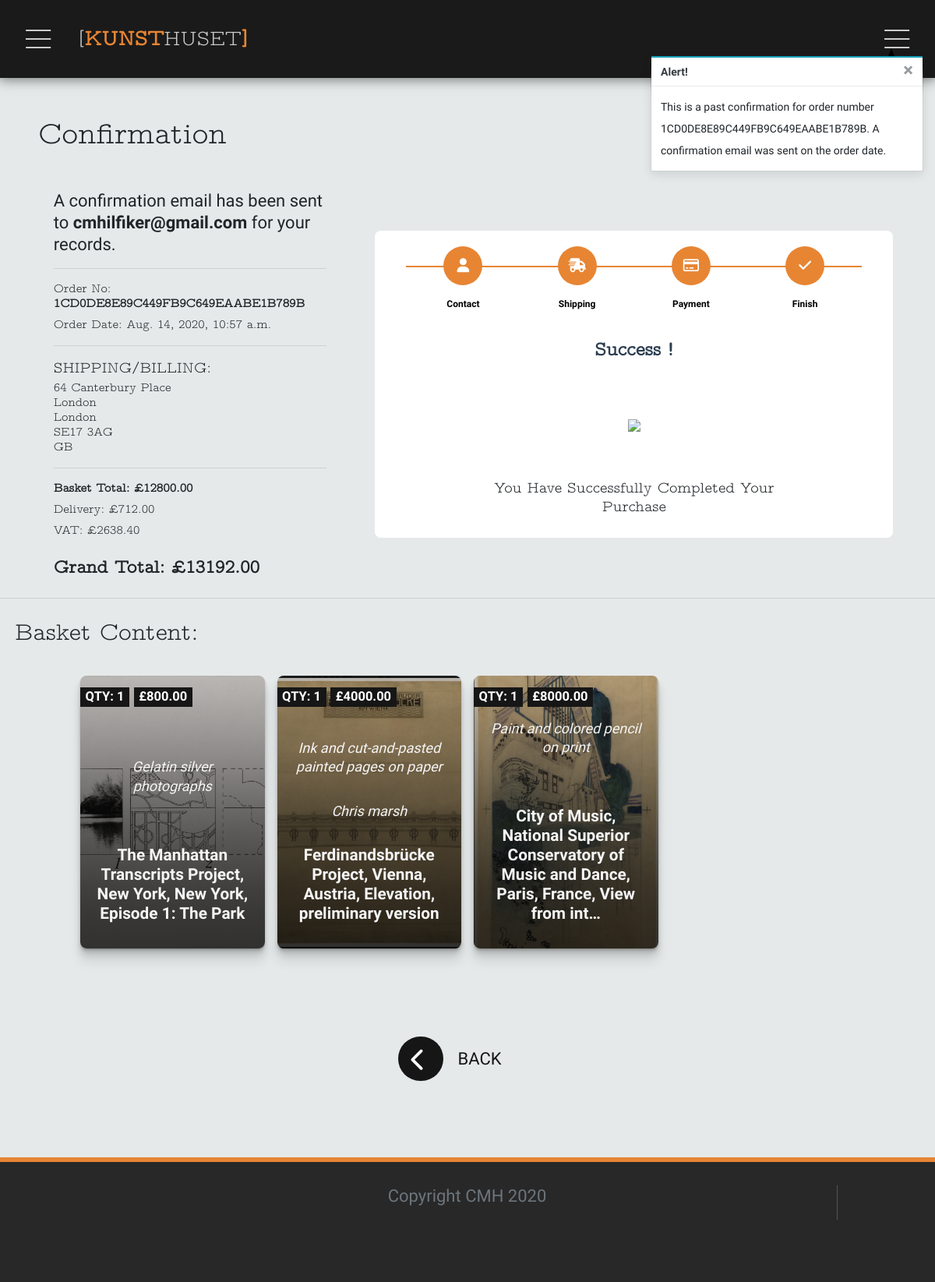
/profiles/order_history/1CD0DE8E89C449FB9C649EAABE1B789B, run on an earlier commit of the app's database.
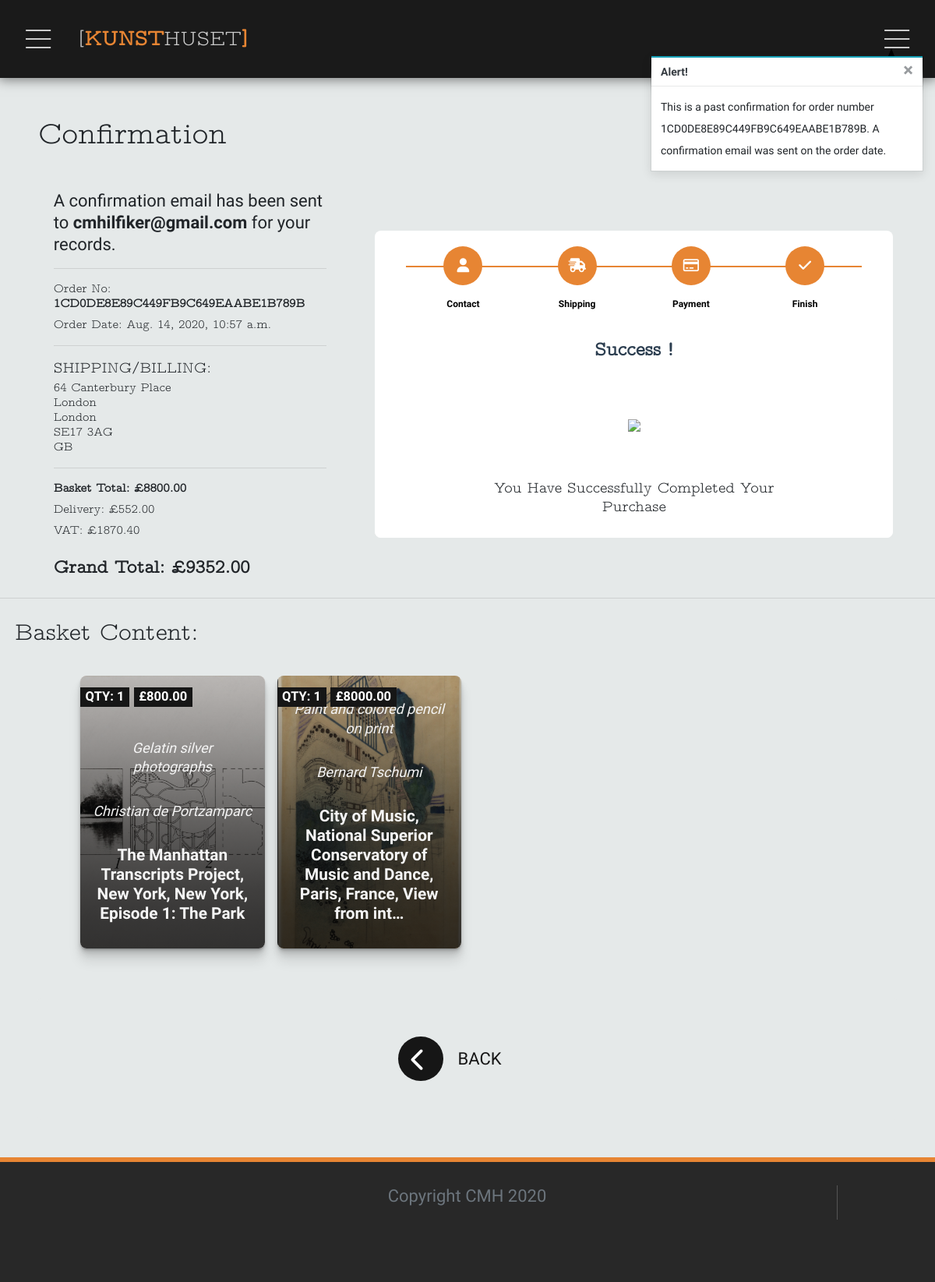
And on a later commit of the database.
### checkout/models.py (models this page shows, shortened)
class Order(models.Model):
    order_number = models.CharField(max_length=32, null=False, editable=False)
    user_profile = models.ForeignKey(UserProfile, on_delete=models.SET_NULL,
                                     blank=True, related_name='orders',
                                     null=True)
    full_name = models.CharField(max_length=50, null=False, blank=False)
    email = models.EmailField(max_length=254, null=False, blank=False)
    phone_number = models.CharField(max_length=20, null=False, blank=False)
    country = CountryField(blank_label='Country *', null=False, blank=False)
    postcode = models.CharField(max_length=20, null=True, blank=True)
    town_or_city = models.CharField(max_length=40, null=False, blank=False)
    street_address1 = models.CharField(max_length=80, null=False, blank=False)
    street_address2 = models.CharField(max_length=80, null=True, blank=True)
    county = models.CharField(max_length=80, null=True, blank=True)
    date = models.DateTimeField(auto_now_add=True)
    delivery_cost = models.DecimalField(max_digits=6, decimal_places=2,
                                        null=False, default=0)
    order_total = models.DecimalField(max_digits=10, decimal_places=2,
                                      null=False, default=0)
    vat_total = models.DecimalField(max_digits=10, decimal_places=2,
                                    null=False, default=0)
    grand_total = models.DecimalField(max_digits=10, decimal_places=2,
                                      null=False, default=0)
    original_basket = models.TextField(null=False, blank=False, default='')
    stripe_pid = models.CharField(max_length=254, null=False, blank=False,
                                  default='')

class OrderLineItem(models.Model):
    order = models.ForeignKey(Order, null=False, blank=False,
                              on_delete=models.CASCADE,
                              related_name='lineitems')
    artwork = models.ForeignKey(Artwork, null=False, blank=False,
                                on_delete=models.CASCADE)
    quantity = models.IntegerField(null=False, blank=False, default=0)
    lineitem_total = models.DecimalField(max_digits=6, decimal_places=2,
                                         null=False, blank=False,
                                         editable=False)

### artworks/models.py (models this page shows, shortened)
class Artwork(models.Model):
    category = models.ForeignKey('Category',
                                 null=True, blank=True,
                                 on_delete=models.SET_NULL)
    artist = models.ForeignKey(UserProfile, on_delete=models.CASCADE)
    date = models.CharField(max_length=10, null=True, blank=True)
    title = models.CharField(max_length=254)
    description = models.TextField()
    price = models.DecimalField(max_digits=6, decimal_places=2)
    qty = models.IntegerField()
    sold = models.BooleanField(blank=False)
    framed = models.BooleanField(blank=False, null=True)
    medium = models.CharField(max_length=254)
    length = models.DecimalField(max_digits=6, decimal_places=2,
                                 blank=False, null=True)
    width = models.DecimalField(max_digits=6, decimal_places=2,
                                blank=False, null=True)
    depth = models.DecimalField(max_digits=6, decimal_places=2,
                                blank=False, null=True)
    weight = models.DecimalField(max_digits=6, decimal_places=2,
                                 null=True, blank=True)
    duration = models.IntegerField(null=True, blank=True)
    image = models.ImageField(null=False, blank=False)
    image_id = models.CharField(max_length=1024, null=True, blank=True)
    image_url = models.URLField(max_length=1024, null=True, blank=True)

### profiles/models.py (models this page shows)
class UserProfile(models.Model):
    user = models.OneToOneField(User, on_delete=models.CASCADE)
    full_name = models.CharField(max_length=60, blank=False)
    bio = models.TextField(max_length=5000, blank=True)
    location = models.CharField(max_length=30, blank=True)
    is_artist = models.BooleanField('artist status', default=False)
    is_customer = models.BooleanField('customer status', default=True)
    artist_image = models.ImageField(null=True, blank=True)
    artist_image_url = models.URLField(max_length=1024, null=True, blank=True)
    artist_link = models.URLField(max_length=1024, null=True, blank=True)
    artist_insta = models.URLField(max_length=1024, null=True, blank=True)
    artist_deviant = models.URLField(max_length=1024, null=True, blank=True)
    artist_twitter = models.URLField(max_length=1024, null=True, blank=True)
    default_phone_number = models.CharField(max_length=20, null=True, blank=True)
    default_street_address1 = models.CharField(max_length=80, null=True, blank=True)
    default_street_address2 = models.CharField(max_length=80, null=True, blank=True)
    default_town_or_city = models.CharField(max_length=40, null=True, blank=True)
    default_county = models.CharField(max_length=80, null=True, blank=True)
    default_postcode = models.CharField(max_length=20, null=True, blank=True)
    default_country = CountryField(blank_label='Country *', null=True, blank=True)
    def __str__(self):
        return self.full_name

### profiles/views.py (the view)
# urls.py: path('order_history/<order_number>', views.order_history, name='order_history'),
def order_history(request, order_number):
    order = get_object_or_404(Order, order_number=order_number)
    messages.info(request, (
        f'This is a past confirmation for order number {order_number}. '
        'A confirmation email was sent on the order date.'
    ))
    template = 'checkout/checkout_completed.html'
    context = {
        'order': order,
        'from_profile': True,
    }
    return render(request, template, context)

### basket/contexts.py (called while the page is built, shortened)
def basket_content(request):
    basket_items = []
    sub_total = 0
    items_count = 0
    basket = request.session.get('basket', {})
    if sub_total < settings.FIXED_DELIVERY_THRESHOLD:
        delivery = sub_total * Decimal(
            settings.STANDARD_DELIVERY_PERCENTAGE / 100)
    else:
        delivery = 200 + (Decimal((sub_total/500) *
                          settings.STANDARD_DELIVERY_PERCENTAGE))
    vat = Decimal(((sub_total+delivery)/100)*Decimal(settings.VAT))
    grand_total = Decimal(delivery + sub_total)
    context = {
        'basket_items': basket_items,
        'sub_total': sub_total,
        'items_count': items_count,
        'delivery': delivery,
        'vat': vat,
        'grand_total': grand_total,
    }
    return context

### checkout/templates/checkout/checkout_completed.html (shortened to what the changed rows need)
{%extends 'base.html'%} {%load static%} {% load basket_calc %}{% block extra_css %}
<link rel="stylesheet" href="{% static 'css/cards.css' %}" type="text/css" charset="utf-8" />
<link rel="stylesheet" href="{% static 'checkout/css/slider.css' %}" type="text/css" charset="utf-8" />
{% endblock %} {%block content%}
<div class="container">
    <div class="row">
        <div class="col-12">
            <h1 class="my-5 mx-1 text-center text-lg-left">Confirmation</h1>
        </div>
    </div>
    <div class="row justify-content-around text-center text-lg-left">
        <div class="align-self-center col-12 col-lg-4">
            <p>A confirmation email has been sent to <strong>{{order.email}}</strong> for your records.</p>
            <hr />
            <h6>Order No: <strong>{{ order.order_number }}</strong></h6>
            <h6>Order Date: {{ order.date }}</h6>
            <hr />
            <h5 class="mt-1 mb-0 text-uppercase">Shipping/Billing:</h5>
            <h6 class="mt-1 mb-0">{{ order.street_address1 }}</h6>
            <h6 class="my-0">{{ order.town_or_city }}</h6>
            {% if order.county %}
            <h6 class="my-0">{{ order.county }}</h6>
            {%endif%} {% if order.postcode %}
            <h6 class="my-0">{{ order.postcode }}</h6>
            {%endif%}
            <h6 class="mb-1">{{ order.country }}</h6>
            <hr />
            <h6><strong>Basket Total: £{{ order.order_total }}</strong></h6>
            <h6>Delivery: £{{ order.delivery_cost }}</h6>
            <h6>VAT: £{{ order.vat_total }}</h6>
            <h4 class="mt-4">
                <strong>Grand Total: £{{ order.grand_total }}</strong>
            </h4>
        </div>
        <div class="align-self-center col-10 col-lg-7 mb-2 mt-3 offset-1 offset-lg-0 p-0 text-center">
            <div class="container-fluid justify-content-center">
                <div class="row justify-content-center mt-0">
                    <div class="card px-0 pb-0 mb-3" id="slider">
                        <form action="{% url 'checkout' %}" method="POST" id="payment-form">
                            <fieldset>
                                <h2 class="fs-title text-center">Success !</h2>
                                <br /><br />
                                <br /><br />
                            </fieldset>
                        </form>
                    </div>
                </div>
            </div>
        </div>
    </div>
</div>
<div class="row container">
    <div class="col-12">
        <h2 class="my-2 mx-1 text-center text-md-left">Basket Content:{%if basket_items%} <span class="text-muted">(qty: {{items_count}})</span>{%endif%}</h2>
    </div>
</div>
<div class="page-content container">
    {% for each in order.lineitems.all %}
    <div class="w-100">
        <span class="badge badge-secondary price-tag">QTY: {{each.quantity}}</span>
        <span class="badge badge-secondary price-tag">£{{each.artwork.price}}</span>
        <div class="card card-fade">
            <div class="card-bg sales-card" style="background-image: url({{each.artwork.image.url}});">
                <div class="content">
                    <p class="copy">{{each.artwork.medium}}</p>
                    <p class="copy">{{each.artwork.artist}}</p>
                    <p class="title">{{each.artwork.title|truncatechars:95}}</p>
                </div>
            </div>
        </div>
    </div>
    {%endfor%}
</div>
{%endblock%}

What changed in the data, as far as the page shows it:
removed OrderLineItem: quantity "1", artwork.price "4000.00", artwork.image (picture), artwork.medium "Ink and cut-and-pasted painted pages on paper", artwork.artist "Chris marsh", artwork "Ferdinandsbrücke Project, Vienna, Austria, Elevation, preliminary version"
changed Order "cmhilfiker@gmail.com": order_total "12800.00" → "8800.00"; delivery_cost "712.00" → "552.00"; vat_total "2638.40" → "1870.40"; grand_total "13192.00" → "9352.00"
changed through a linked row, OrderLineItem "The Manhattan Transcripts Project, New York, New York, Episode 1: The Park": artwork.artist (not shown) → "Christian de Portzamparc"
changed through a linked row, OrderLineItem "Paint and colored pencil on print": artwork.artist (not shown) → "Bernard Tschumi"
